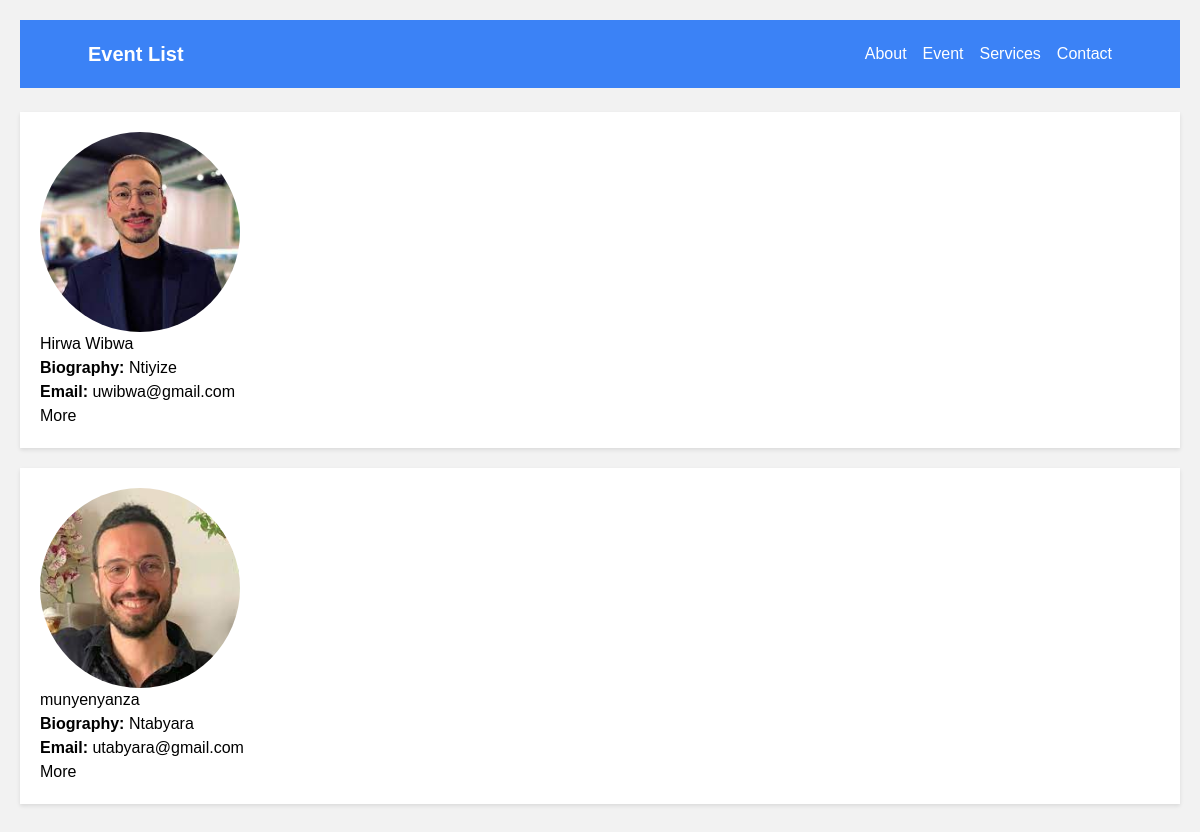
The page /speakers on the database its author committed.
### speakers/models.py (models this page shows, shortened)
class Speaker(models.Model):
    name = models.CharField(max_length=255)
    biography = models.TextField()
    photo = models.ImageField(upload_to='speakers/', null=True, blank=True)
    email = models.EmailField()
    phone_number = models.CharField(max_length=20)
    linkedin = models.URLField(blank=True)
    twitter = models.URLField(blank=True)

### speakers/views.py (the view)
# urls.py: path('', speaker_list, name='speaker_list'),
def speaker_list(request):
    speakers = Speaker.objects.all()
    return render(request, 'speakers/speaker_list.html', {'speakers': speakers})

### speakers/templates/speakers/speaker_list.html (shortened to what this page needs)
{% extends 'speakers/base.html'%}
{% block content %}
  <br/>
  {% for speaker in speakers %}
    <div class="speaker">
      <div class="profile-picture">
        <img class="Profile_picture_img" src="{{speaker.photo.url}}" alt="Profile_picture">
      </div>
      <h2>{{ speaker.name }}</h2>
      <p><strong>Biography:</strong> {{ speaker.biography }}</p>
      <p><strong>Email:</strong> {{ speaker.email }} <br>
      <label><a class="More" href="{% url 'speaker_details' speaker.name %}">More</a></p></label>
    </div>
  {% endfor %}
{% endblock %}

### speakers/templates/speakers/base.html (shortened to what this page needs)
<!DOCTYPE html>
<html>
<head>
    <link href="https://cdn.jsdelivr.net/npm/tailwindcss@2.2.19/dist/tailwind.min.css" rel="stylesheet">
        <nav class="bg-blue-500  p-5">
            <div class="container mx-auto">
              <div class="flex items-center justify-between">
                <a class="text-white text-xl font-semibold" href="#">Event List</a>
                <div class="hidden lg:flex space-x-4">
                  <a class="text-white" href="#">About</a>
                  <a class="text-white" href="{% url 'event_list' %}">Event</a>
                  <a class="text-white" href="#">Services</a>
                  <a class="text-white" href="#">Contact</a>
                </div>
              </div>
            </div>
          </nav>
</head>
<body>
    {% block content %}
    {% endblock %}
</body>
</html>

### speakers/templates/speakers/base.html (style rules this page uses)
body { font-family: Arial, sans-serif; background-color: #f2f2f2; margin: 0; padding: 20px; }
.speaker { background-color: #fff; padding: 20px; margin-bottom: 20px; box-shadow: 0 2px 4px rgba(0, 0, 0, 0.1); }
.profile-picture { width: 200px; height: 200px; border-radius: 50%; overflow: hidden; }
.Profile_picture_img { width: 100%; height: 100%; object-fit: cover; }

### rows shown on the page
Speaker: photo (picture), name "Hirwa Wibwa", biography "Ntiyize", email "uwibwa@gmail.com"
Speaker: photo (picture), name "munyenyanza", biography "Ntabyara", email "utabyara@gmail.com"
